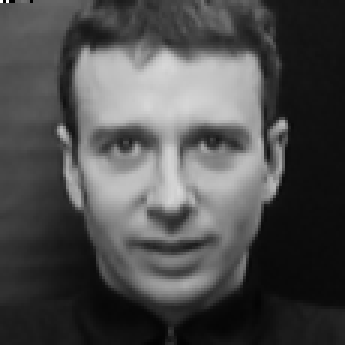
#> input picture data/face/mit/0000_02176.pgm, 115 x 115 px (shown 3 times larger); its folder holds only this picture in this run
$ python nmbm_driver.py   (older library calls are emulated)
#> lines starting #> are read from the running program, lines starting #| are printed output that depends on the picture
### scripts/test_script_ver_4.py

#this version includes preprocessing of images
#this is the test script to test the performnace of viola jones on our dataset
#we are using opencv cascade classifier to detect faces
#the model is haarcascade_frontalface_default.xml
#the detector is the detectMultiScale function in opencv

#this script is used to test the performance of viola jones on our dataset without any preprocessing

#importing the required libraries


#importing libraries
import cv2

import os ,glob

from os import listdir ,makedirs , walk

from os.path import isfile ,join
import sys
import csv


#making the required paths

model_path = './models/haarcascade_frontalface_default.xml'


#this function is used to calculate the test parameters of the model
#we calculate accuracy ,precision ,recall and f1 score
#time taken to detect the faces
#false positives and false negatives


#this is the gaussian blur function
# [5 lines left out: function gaussian_blur, not called in this run]

#function for positive detection
#the positive image directory has 7 subdirectories of face images

#this function calculate metrics of one dataset of positive images
#path name as parameter
def data_set_evaluate(path , path_output_folder, dict, label ,  parameters_list):
    files = list(filter(lambda f: isfile(join(path, f)), listdir(path)))    #all images in this directory

    number_of_images = len(files)
    dict['total'] = number_of_images


    for image in files:

        try:
            img = cv2.imread(os.path.join(path, image))
            gray_img = cv2.cvtColor(img, cv2.COLOR_BGR2GRAY)
            #grayscale image ready


            #loading the classifier
            classifier = cv2.CascadeClassifier(model_path)
            #detecting the faces

            #preprocessing the image
            #strt time
            start_time = cv2.getTickCount()

            #apply preprocessing
            #preprocessing method
            try:
                if parameters_list[1] != None:
                    pre_processing_method = parameters_list[1]
                    #call pre-processing method
                    gray_img = pre_processing_method(gray_img, parameters_list[2])
            except:
                with open(path_output_folder + 'execution_output.txt', 'a+') as f:
                    f.write("{} is not pre_processed".format(image))

            #end time
            end_time = cv2.getTickCount()
            #calculating the time taken
            time_taken = (end_time - start_time) / cv2.getTickFrequency()
            #time taken to apply preprocessing
            dict['pre_processing_time'].append(time_taken)


            #setting minNeighbors as per label
            if label == 1:
                min_neighbors = 5
            else:
                min_neighbors = 3

            #timing
            start = cv2.getTickCount()
            faces, reject_levels, level_weights = classifier.detectMultiScale3(gray_img, scaleFactor=1.0485258,minNeighbors=min_neighbors, outputRejectLevels=True)
            end = cv2.getTickCount()
            time = (end - start) / cv2.getTickFrequency()
            #time taken to detect the faces
            dict['time'].append(time)

            #getting the number of faces detected
            number_of_faces = len(faces)

            if label == 1:  #it is face image
                if number_of_faces == 0:
                    dict['false_negative'] += 1
                else:
                    dict['correct'] += 1
                    # storing the reject levels and level weights
                    dict['reject_levels'].append(reject_levels[0])
                    dict['level_weights'].append(level_weights[0])
                #if more than 1 face detected
                if number_of_faces > 1:
                    dict['false_positive'] += number_of_faces - 1

            else:         #non_face image
                if number_of_faces == 0:
                    dict['correct'] += 1
                else:
                    dict['false_positive'] += number_of_faces
                    # storing the reject levels and level weights

                    dict['reject_levels'].append(reject_levels[0])
                    dict['level_weights'].append(level_weights[0])


        except:
            # print("{} is not converted".format(image))
            with open(path_output_folder  +'execution_output.txt', 'a+') as f:
                f.write("{} is not converted".format(image))
    return dict


# [8 lines left out: function test_positive_unit, not called in this run]


#label variable has label: 1 for face    and 0 for non face
def probe_all_datasets(path , path_output_folder, parameters_list, label ):
    # getting the names of subdirectories
    data_sets = list(filter(lambda f: os.path.isdir(join(path ,f)), listdir(path)))

    # print(data_sets)

    data_dict = {}
    # data_element_dict = { }
    for data_set in data_sets:
            data_dict[data_set] = {'dataset':data_set,'total': 0 ,'correct':0, 'false_positive': 0 , 'false_negative': 0, 'reject_levels' : [] , 'level_weights' : [], 'time':[]  , 'pre_processing_time':[]  }

    #created a dictionary for each subdirectory
    #applying analysis to each subdirectory
    for data_set in data_sets:
        data_set_path = os.path.join(path , data_set)
        data_dict[data_set] = data_set_evaluate(data_set_path, path_output_folder, data_dict[data_set] , label,parameters_list)

    if label == 1:
        label_name = 'face'
    else:
        label_name = 'non_face'

    #writing the results to a csv file
    with open(path_output_folder + parameters_list[0]+'_'+label_name+'_results.csv', 'w') as csvfile:
        fieldnames = ['dataset','total', 'correct', 'false_positive', 'false_negative', 'reject_levels', 'level_weights', 'time', 'pre_processing_time']
        writer = csv.DictWriter(csvfile, fieldnames=fieldnames)
        writer.writeheader()
        for data_set in data_sets:
            writer.writerow(data_dict[data_set])


#name is a string

def test_evaluation(preprocessing_name ,parameters_list):
    face_path = './data/face/'
    non_face_path = './data/non_face/'

    #making the output directory
    path_output_folder = './output/'+preprocessing_name+'/'
    # making text output file

    try:
        makedirs(path_output_folder)
    except:
        pass

    with open(path_output_folder  +'execution_output.txt', 'a+') as f:
        f.write('\n writing outputs of '+preprocessing_name+'_'+parameters_list[0]+'\n')

    # [9 lines of commented-out code are left out]
    start = cv2.getTickCount()

    #analysis on face images
    probe_all_datasets('./data/face/', path_output_folder,parameters_list, 1)
    #analysis on non face images
    probe_all_datasets('./data/non_face/', path_output_folder  ,parameters_list, 0)

    #end timer
    end = cv2.getTickCount()
    #calculating the time taken
    time = (end - start) / cv2.getTickFrequency()

    with open(path_output_folder + 'execution_output.txt', 'a+') as f:
        f.write('Total time ' + preprocessing_name + parameters_list[0] +' = '+str(time) +'\n')


#be careful in list of parameters
#structure of parameters_list is [parameter_string , pre_processing_method, parameters[]]
#3 elements in parameters list
#string , method , list of parameters
def analysis(preprocessing_name , parameters_list = ['', None]):
    test_evaluation(preprocessing_name , parameters_list)


# [22 lines that do not run on import are left out]

### scripts/nmbm.py
# Non Local means preprocessing
#NMBN: An enhancement for the well known
#Non-Local Means Algorithm (NL Means)

#importing the required libraries
import numpy as np
import matplotlib.pyplot as plt

from skimage import data, img_as_float , img_as_ubyte
from skimage.restoration import denoise_nl_means, estimate_sigma
from skimage.metrics import peak_signal_noise_ratio
from skimage.util import random_noise
from  skimage.exposure import rescale_intensity
import  cv2
#h : 0.5 +- (0.3)
#patch size: 5
#patch distance: 2-6

def nmbm(img,list_of_parameters =[5 , 0.5 , 2]  ):

    # print(list_of_parameters)

    patch_size = list_of_parameters[0]
    h = list_of_parameters[1]
    patch_distance = list_of_parameters[2]


    """
    Non-Local Means Denoising
    """
    #converting opencv image to skimage image
    #check if image is grayscale or color
    if len(img.shape) == 3:
        img = img[:, :, ::-1]
        multichannel = True
    else:
        multichannel = False

    #converting image to float
    img = img_as_float(img)

    # estimate the noise standard deviation for grey-scale images/ color images
    sigma_est = np.mean(estimate_sigma(img, average_sigmas = True , multichannel=multichannel))


    # img = img_as_float(img)
    img_denoised =  denoise_nl_means(img, h=h* sigma_est, sigma=sigma_est,fast_mode=False, patch_size=patch_size, patch_distance=patch_distance , multichannel=multichannel)


    img_denoised = np.nan_to_num(img_denoised)
    img_denoised = rescale_intensity(img_denoised, out_range=(-1, 1))
    # img_denoised.replace(np.inf , 0 , inplace=True)
    #convert skimage image to opencv image
    if len(img.shape) == 3:
        img_denoised = img_denoised[:, :, ::-1]


    # [13 lines of commented-out code are left out]


    img_denoised = img_as_ubyte(img_denoised)
    return img_denoised


# [33 lines of commented-out code are left out]

### nmbm_driver.py


from scripts.test_script_ver_4 import *
from scripts.nmbm import nmbm


def driver_nmbm():
    # making preprocessing_name string
    preprocessing_name = "NMBM"

    # method as function name
    method = nmbm
    # making initial list
    parameters_list = ['', method, []]


    patch_size_list = [ 5 , 10 , 15   ]
    h_list = [ 0.2 , 0.3 , 0.4 , 0.5 , 0.6 , 0.7 , 0.8  ]
    patch_distance_list = [2, 3, 4, 5 ,6,7]


    # [10 lines of commented-out code are left out]
    for h  in h_list:
        for patch_size in patch_size_list:
            for patch_distance in patch_distance_list:

                parameters_string = '_patchSsize_' + str(patch_size)+"_h_" + str((h))   + '_patchDistance_' + str(patch_distance)
                parameters_list[0] = parameters_string
                parameters_list[2] = [patch_size,h, patch_distance]
                analysis(preprocessing_name, parameters_list)
#> in data_set_evaluate, img is the input picture: shape (115, 115, 3); min 0, max 255, mean 77.5
#> in nmbm, `sigma_est = np.mean(estimate_sigma(img, average_sigmas = True , multic..`: sigma_est = 0.00235
#> in nmbm, `img_denoised = img_as_ubyte(img_denoised)`:
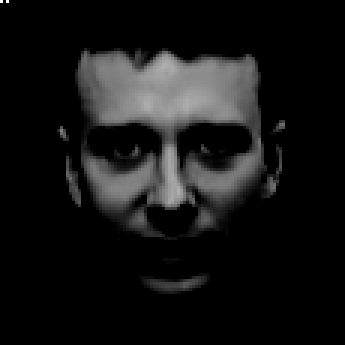
#> img_denoised: shape (115, 115) (shown 3 times larger); min 0, max 255, mean 21.1
#> in data_set_evaluate, `faces, reject_levels, level_weights = classifier.detectMultiScale3(gra..`: faces = [[15, 19, 82, 82]]; reject_levels = [25]; level_weights = [6.08]
#> in data_set_evaluate, `number_of_faces = len(faces)`: number_of_faces = 1


#> (the run stopped early here; a loop or call above may not have finished)
